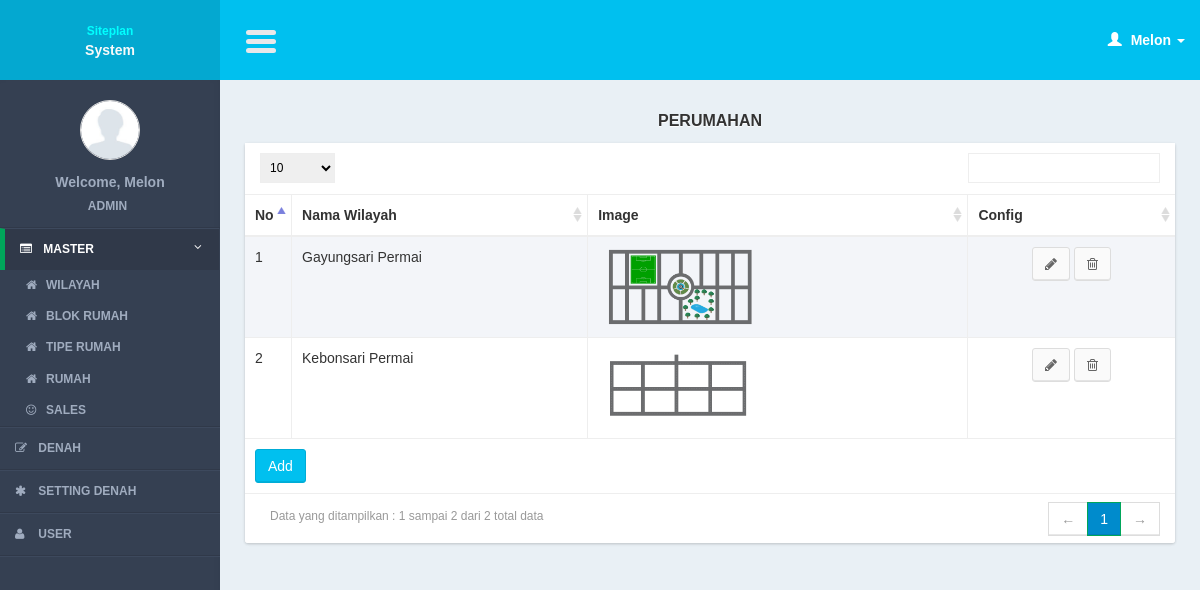
/controllers/building.php?page=list (signed in), run on an earlier commit of the app's database.
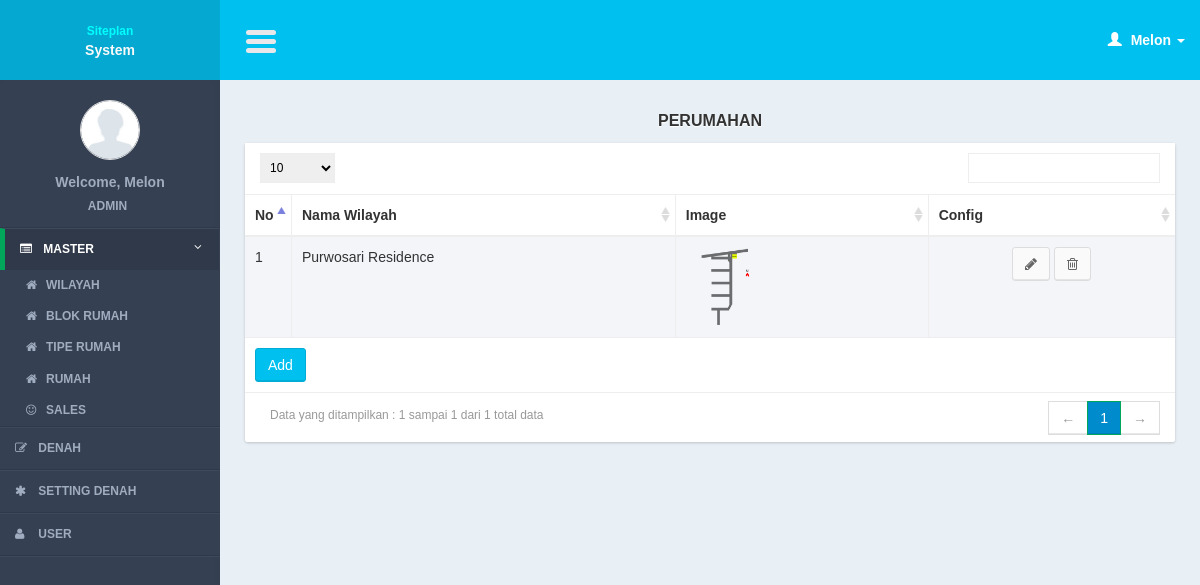
And on a later commit of the database.
### tables this page shows
CREATE TABLE IF NOT EXISTS `buildings` (
`building_id` int(11) NOT NULL,
  `building_name` varchar(100) NOT NULL,
  `building_img` text NOT NULL
);

### models/building_model.php (called while the page is built, shortened)
<?php
function select(){
	$query = mysql_query("select a.*
							from buildings a
							order by building_id");
	return $query;
}
?>

### views/building/list.php (the view, shortened to what this page needs)
     <section class="content">
         <div class="row">
             <div class="col-xs-12">
                  <div class="title_page"> <?= $title ?></div>
                 <div class="box">
                     <div class="box-body2 table-responsive">
                         <table id="example1" class="table table-bordered table-striped">
                             <thead>
                                 <tr>
                                 <th width="5%">No</th>
                                     <th>Nama Wilayah</th>
                                     <th>Image</th>
                                        <th>Config</th>
                                 </tr>
                             </thead>
                             <tbody>
                                 <?php
                                $no = 1;
  while($row = mysql_fetch_array($query)){
                                 ?>
                                 <tr>
                                 <td><?= $no?></td>
                                    <td><?= $row['building_name']?></td>
                                     <td><img src="<?php
   if($row['building_img']){
   		$image = "../img/building/".$row['building_img'];
   }else{
	   $image = "../img/img_not_found.png";
    }
    echo $image ?>" height="80" /></td>
                                    <td style="text-align:center;">
                                         <a href="building.php?page=form&id=<?= $row['building_id']?>" class="btn btn-default" ><i class="fa fa-pencil"></i></a>
                                         <a href="javascript:void(0)" onclick="confirm_delete(<?= $row['building_id']; ?>,'building.php?page=delete&id=')" class="btn btn-default" ><i class="fa fa-trash-o"></i></a>
                                     </td>
                                 </tr>
                                 <?php
$no++;
                                 }
                                 ?>
                             </tbody>
                               <tfoot>
                                 <tr>
                                     <td colspan="4"><a href="<?= $add_button ?>" class="btn btn-info " >Add</a></td>
                                 </tr>
                             </tfoot>
                         </table>
                     </div>
                 </div>
             </div>
         </div>
     </section>

What changed in the data, as far as the page shows it:
removed buildings: building_name "Gayungsari Permai", building_img (picture)
removed buildings: building_name "Kebonsari Permai", building_img (picture)
added buildings: building_name "Purwosari Residence", building_img (picture)
Also different on the page:
text written by a page script: "Data yang ditampilkan : 1 sampai 2 dari 2 total data ← 1 →" → "Data yang ditampilkan : 1 sampai 1 dari 1 total data ← 1 →"
